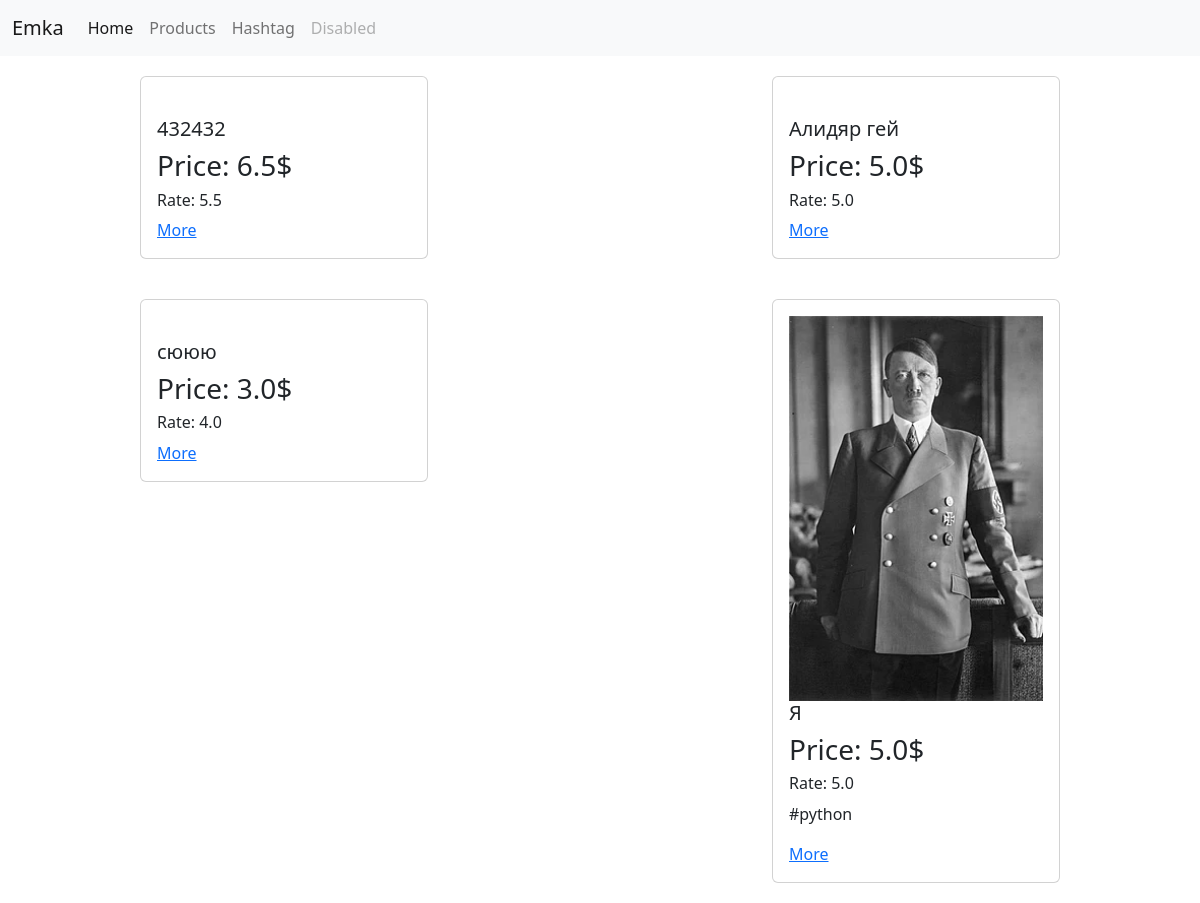
Screenshot of /products/ with the database file from the repository.
### products/models.py (models this page shows, shortened)
class Product(models.Model):
    image = models.ImageField(blank=True, null=True)
    title = models.CharField(max_length=255)
    description = models.TextField()
    rating = models.FloatField(default=0.0)
    created_date = models.DateField(auto_now_add=True)
    modified_date = models.DateField(auto_now=True)
    price = models.FloatField(default=0.0)
    hashtags = models.ManyToManyField(Hashtag)

class Hashtag(models.Model):
    title = models.CharField(max_length=55)

### products/views.py (the view)
# urls.py: path('products/', products_view),
def products_view(request):
    if request.method == 'GET':
        products = Product.objects.all()
        context = {
            'products': [
                {
                    'id': product.id,
                    'title': product.title,
                    'image': product.image,
                    'rating': product.rating,
                    'hashtags': product.hashtags.all(),
                    'price': product.price
                } for product in products
            ]
        }
        return render(request, 'products/products.html', context=context)

### templates/products/products.html (shortened to what this page needs)
{% extends 'layouts/index.html' %}
{% block content %}
    <div class="products">
        {% for product in products %}
            <div class="product_block">
                <div class="card" style="width: 18rem;">
                    <div class="card-body">
                        <img class="product_image" src="/media/{{ product.image }}" alt="">
                        <h5 class="card-title">{{ product.title }}</h5>
                        <h3 class="card-title">Price: {{ product.price }}$</h3>
                        <h6 class="card-title">Rate: {{ product.rating }}</h6>
                        {% for hashtag in product.hashtags %}
                            <p>{{ hashtag.title }}</p>
                        {% endfor %}
                        <a href="#" class="card-link">More</a>
                    </div>
                </div>
            </div>
        {% endfor %}
    </div>
{% endblock %}

### templates/layouts/index.html (shortened to what this page needs)
<!DOCTYPE html>
<html lang="en">
<head>
    <link rel="stylesheet" href="https://cdn.jsdelivr.net/npm/bootstrap@5.2.3/dist/css/bootstrap.min.css">
</head>
<body>
    <nav class="navbar navbar-expand-lg bg-light">
  <div class="container-fluid">
    <a class="navbar-brand" href="#">Emka</a>
    <div class="collapse navbar-collapse" id="navbarNav">
      <ul class="navbar-nav">
        <li class="nav-item">
          <a class="nav-link active" aria-current="page" href="/">Home</a>
        </li>
        <li class="nav-item">
          <a class="nav-link" href="/products">Products</a>
        </li>
        <li class="nav-item">
          <a class="nav-link" href="/hashtag">Hashtag</a>
        </li>
        <li class="nav-item">
          <a class="nav-link disabled">Disabled</a>
        </li>
      </ul>
    </div>
  </div>
</nav>
{% block content %}
{% endblock %}
</body>
</html>

### templates/products/products.html (style rules this page uses)
.products { display: flex; justify-content: space-between; width: 80%; margin-left: 10%; flex-wrap: wrap; }
.product_block { margin: 20px; }
.product_image { width: 100%; }

### rows the page displays
Product: title "432432", price "6.5", rating "5.5"
Product: title "Алидяр гей", price "5.0", rating "5.0"
Product: title "сююю", price "3.0", rating "4.0"
Product: image (picture), price "5.0", rating "5.0"
Hashtag: title "#python"

### other values shown
{{ product.title }} "Я"
